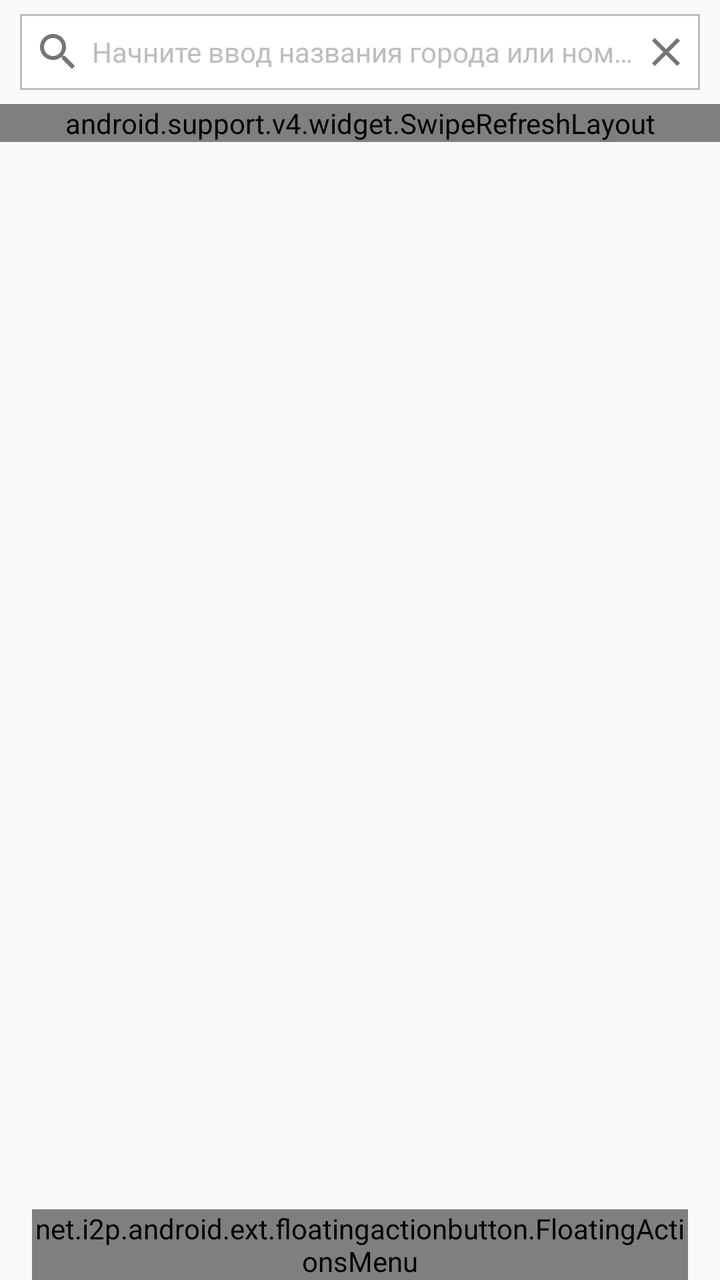
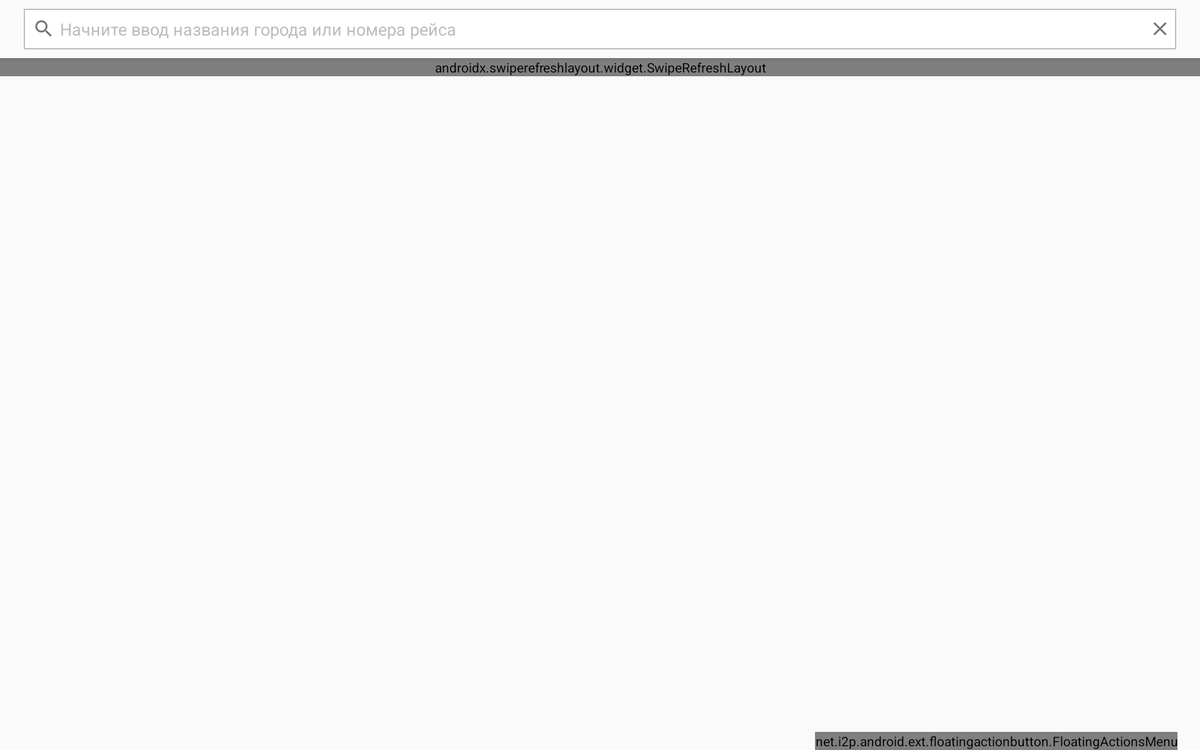

First picture: res/layout/ on a phone held upright. Second picture: the repository's own variant of that layout, on a device whose configuration matches the variant's folder. Source for both follows.
<!-- AndroidManifest.xml: application theme AppTheme -->
<!-- res/layout/fragment.xml -->
<?xml version="1.0" encoding="utf-8"?>
<LinearLayout xmlns:android="http://schemas.android.com/apk/res/android"
    xmlns:tools="http://schemas.android.com/tools"
    xmlns:fab="http://schemas.android.com/apk/res-auto"
    android:orientation="vertical"
    android:layout_width="match_parent"
    android:layout_height="match_parent"
    android:focusable="true"
    android:focusableInTouchMode="true" >

    <LinearLayout xmlns:android="http://schemas.android.com/apk/res/android"
        android:layout_width="match_parent"
        android:layout_height="wrap_content"
        android:elevation="5dp"
        android:background="?attr/backgroundColor"
        tools:ignore="UnusedAttribute" >

        <RelativeLayout xmlns:android="http://schemas.android.com/apk/res/android"
            android:layout_width="match_parent"
            android:layout_height="wrap_content"
            android:layout_marginLeft="10sp"
            android:layout_marginRight="10sp"
            android:layout_marginTop="7sp"
            android:layout_marginBottom="7sp" >

            <EditText
                android:id="@+id/searchListView"
                android:layout_width="match_parent"
                android:layout_height="wrap_content"
                android:paddingTop="7sp"
                android:paddingBottom="7sp"
                android:paddingStart="7sp"
                android:paddingLeft="7sp"
                android:paddingEnd="30sp"
                android:paddingRight="30sp"
                android:textSize="14sp"
                android:textColor="@color/colorPrimaryText"
                android:background="@drawable/shape"
                android:drawableLeft="@mipmap/ic_search_black_24dp"
                android:drawableStart="@mipmap/ic_search_black_24dp"
                android:drawablePadding="5sp"
                android:inputType="textNoSuggestions"
                android:hint="@string/edit_text_hint"
                android:textColorHint="@color/colorDivider"
                android:maxLines="1"
                android:ellipsize="end" />

            <ImageButton
                android:id="@+id/btnClearEditText"
                android:layout_width="wrap_content"
                android:layout_height="wrap_content"
                android:layout_alignParentEnd="true"
                android:layout_alignParentRight="true"
                android:background="@android:color/transparent"
                android:src="@mipmap/ic_clear_black_24dp"
                android:padding="5sp"
                android:layout_centerVertical="true"
                android:contentDescription="@string/button_clear_edit_text" />

        </RelativeLayout>
    </LinearLayout>

    <TextView
        android:id="@+id/tvNoInternet"
        android:layout_width="match_parent"
        android:layout_height="wrap_content"
        android:gravity="center"
        android:layout_marginLeft="15sp"
        android:layout_marginRight="15sp"
        android:paddingTop="30sp"
        android:paddingBottom="30sp"
        android:text="@string/main_no_internet"
        android:textSize="14sp"
        android:textColor="@color/colorPrimaryText"
        android:visibility="gone" />

    <Button
        android:id="@+id/btnRepeat"
        android:layout_width="match_parent"
        android:layout_height="wrap_content"
        android:layout_gravity="center_horizontal"
        android:layout_marginLeft="15sp"
        android:layout_marginRight="15sp"
        android:background="?attr/colorPrimary"
        android:padding="10sp"
        android:text="@string/button_repeat"
        android:textSize="17sp"
        android:textColor="@color/colorText"
        android:visibility="gone" />

    <RelativeLayout
        android:layout_width="wrap_content"
        android:layout_height="wrap_content" >

        <android.support.v4.widget.SwipeRefreshLayout
            android:id="@+id/fragment_swipe_refresh"
            android:layout_width="match_parent"
            android:layout_height="wrap_content" >

            <ListView
                android:id="@+id/listView"
                android:layout_width="match_parent"
                android:layout_height="match_parent"
                android:divider="@color/colorDivider"
                android:dividerHeight="1sp" />

        </android.support.v4.widget.SwipeRefreshLayout>

        <net.i2p.android.ext.floatingactionbutton.FloatingActionsMenu
            android:layout_width="wrap_content"
            android:layout_height="wrap_content"
            android:id="@+id/fam"
            android:layout_margin="16dp"
            android:layout_alignParentBottom="true"
            android:layout_alignParentRight="true"
            android:layout_alignParentEnd="true"
            fab:fab_addButtonColorNormal="@color/colorPrimaryGreen"
            fab:fab_addButtonColorPressed="@color/colorPrimaryDarkGreen"
            fab:fab_addButtonSize="normal"
            fab:fab_addButtonPlusIconColor="@color/colorText"
            fab:fab_labelStyle="@style/menu_labels_style" >

        </net.i2p.android.ext.floatingactionbutton.FloatingActionsMenu>

    </RelativeLayout>
</LinearLayout>
<!-- resources referenced by this layout -->
<resources>
  <color name="colorDivider">#BDBDBD</color>
  <color name="colorPrimaryDarkGreen">#388E3C</color>
  <color name="colorPrimaryGreen">#4CAF50</color>
  <color name="colorPrimaryText">#212121</color>
  <color name="colorText">#FFFFFF</color>
  <!-- drawable shape (drawable) -->
  <?xml version="1.0" encoding="utf-8"?>
  <selector xmlns:android="http://schemas.android.com/apk/res/android">
      <item android:state_focused="true">
          <shape android:shape="rectangle">
              <solid android:color="@color/colorText" />
              <stroke android:width="1.2sp" android:color="@color/colorPrimaryGreen" />
          </shape>
      </item>
      <item android:state_focused="false">
          <shape android:shape="rectangle">
              <solid android:color="@color/colorText" />
              <stroke android:width="1sp" android:color="@color/colorDivider" />
          </shape>
      </item>
  </selector>
  <!-- mipmap ic_clear_black_24dp: png bitmap (mipmap-hdpi, 480 bytes) -->
  <!-- mipmap ic_search_black_24dp: png bitmap (mipmap-hdpi, 561 bytes) -->
  <string name="button_clear_edit_text">Очистить</string>
  <string name="button_repeat">Попробовать еще раз</string>
  <string name="edit_text_hint">Начните ввод названия города или номера рейса</string>
  <string name="main_no_internet">Для работы сервиса нужен доспут к сети Интернет. Проверьте подключение к сети и повторите попытку.</string>
  <!-- from res/values-v21/ -->
  <style name="menu_labels_style">
          <item name="android:background">@drawable/fab_label_background</item>
          <item name="android:textColor">@color/colorText</item>
      </style>
  <style name="AppTheme" parent="Theme.AppCompat.Light.NoActionBar" />
  <!-- drawable fab_label_background (drawable) -->
  <?xml version="1.0" encoding="utf-8"?>
  <shape xmlns:android="http://schemas.android.com/apk/res/android">
      <solid android:color="@color/colorBlackSemiTransparent"/>
      <padding
          android:left="16dp"
          android:right="16dp"
          android:top="4dp"
          android:bottom="4dp" />
      <corners
          android:radius="3dp" />
  </shape>
  <color name="colorBlackSemiTransparent">#B2000000</color>
</resources>
<!-- res/layout-sw720dp/fragment.xml (the repository's variant of the layout above) -->
<!-- drawn on a large tablet held sideways -->
<?xml version="1.0" encoding="utf-8"?>
<LinearLayout xmlns:android="http://schemas.android.com/apk/res/android"
    xmlns:tools="http://schemas.android.com/tools"
    xmlns:fab="http://schemas.android.com/apk/res-auto"
    android:orientation="vertical"
    android:layout_width="match_parent"
    android:layout_height="match_parent"
    android:focusable="true"
    android:focusableInTouchMode="true" >

    <LinearLayout xmlns:android="http://schemas.android.com/apk/res/android"
        android:layout_width="match_parent"
        android:layout_height="wrap_content"
        android:elevation="5dp"
        android:background="?android:attr/colorBackground"
        tools:ignore="UnusedAttribute">

        <RelativeLayout xmlns:android="http://schemas.android.com/apk/res/android"
            android:layout_width="match_parent"
            android:layout_height="wrap_content"
            android:layout_marginLeft="25sp"
            android:layout_marginRight="25sp"
            android:layout_marginTop="9sp"
            android:layout_marginBottom="9sp" >

            <EditText
                android:id="@+id/searchListView"
                android:layout_width="match_parent"
                android:layout_height="wrap_content"
                android:paddingTop="9sp"
                android:paddingBottom="9sp"
                android:paddingStart="9sp"
                android:paddingLeft="9sp"
                android:paddingEnd="25sp"
                android:paddingRight="25sp"
                android:textSize="18sp"
                android:textColor="@color/colorPrimaryText"
                android:background="@drawable/shape"
                android:drawableLeft="@mipmap/ic_search_black_24dp"
                android:drawableStart="@mipmap/ic_search_black_24dp"
                android:drawablePadding="5sp"
                android:inputType="textNoSuggestions"
                android:hint="@string/edit_text_hint"
                android:textColorHint="@color/colorDivider"
                android:maxLines="1"
                android:ellipsize="end"
                android:importantForAutofill="no" />

            <ImageButton
                android:id="@+id/btnClearEditText"
                android:layout_width="wrap_content"
                android:layout_height="wrap_content"
                android:layout_alignParentEnd="true"
                android:layout_alignParentRight="true"
                android:background="@android:color/transparent"
                android:src="@mipmap/ic_clear_black_24dp"
                android:padding="5sp"
                android:layout_centerVertical="true"
                android:contentDescription="@string/button_clear_edit_text" />

        </RelativeLayout>
    </LinearLayout>

    <TextView
        android:id="@+id/tvNoInternet"
        android:layout_width="match_parent"
        android:layout_height="wrap_content"
        android:gravity="center"
        android:layout_marginLeft="25sp"
        android:layout_marginRight="25sp"
        android:paddingTop="30sp"
        android:paddingBottom="30sp"
        android:text="@string/main_no_internet"
        android:textSize="18sp"
        android:textColor="@color/colorPrimaryText"
        android:visibility="gone" />

    <Button
        android:id="@+id/btnRepeat"
        android:layout_width="match_parent"
        android:layout_height="wrap_content"
        android:layout_gravity="center_horizontal"
        android:layout_marginLeft="25sp"
        android:layout_marginRight="25sp"
        android:background="?attr/colorPrimary"
        android:padding="10sp"
        android:text="@string/button_repeat"
        android:textSize="20sp"
        android:textColor="@color/colorText"
        android:visibility="gone" />

    <RelativeLayout
        android:layout_width="wrap_content"
        android:layout_height="wrap_content" >

        <androidx.swiperefreshlayout.widget.SwipeRefreshLayout
            android:id="@+id/fragment_swipe_refresh"
            android:layout_width="match_parent"
            android:layout_height="wrap_content" >

            <ListView
                android:id="@+id/listView"
                android:layout_width="match_parent"
                android:layout_height="match_parent"
                android:divider="@color/colorDivider"
                android:dividerHeight="1sp" />

        </androidx.swiperefreshlayout.widget.SwipeRefreshLayout>

        <net.i2p.android.ext.floatingactionbutton.FloatingActionsMenu
            android:layout_width="wrap_content"
            android:layout_height="wrap_content"
            android:id="@+id/fam"
            android:layout_margin="24dp"
            android:layout_alignParentBottom="true"
            android:layout_alignParentRight="true"
            android:layout_alignParentEnd="true"
            fab:fab_addButtonColorNormal="@color/colorPrimaryGreen"
            fab:fab_addButtonColorPressed="@color/colorPrimaryDarkGreen"
            fab:fab_addButtonSize="normal"
            fab:fab_addButtonPlusIconColor="@color/colorText"
            fab:fab_labelStyle="@style/menu_labels_style" >

        </net.i2p.android.ext.floatingactionbutton.FloatingActionsMenu>

    </RelativeLayout>
</LinearLayout>
